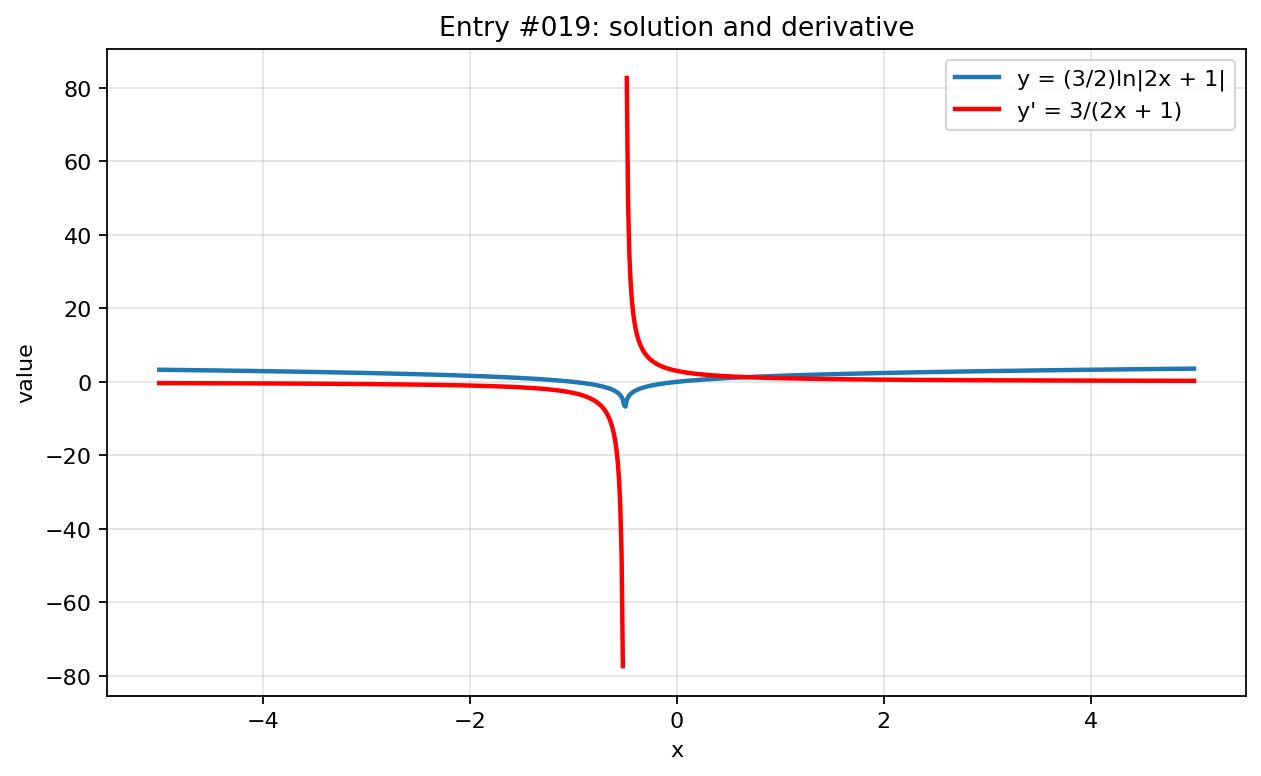

Source code (Python):
import numpy as np
import matplotlib.pyplot as plt

x = np.linspace(-5, 5, 800)

with np.errstate(divide="ignore", invalid="ignore", over="ignore"):
    y = (3/2)*np.log(np.abs(2*x + 1))
    y_prime = 3/(2*x + 1)


def mask(values, limit=100):
    return np.where(np.isfinite(values) & (np.abs(values) <= limit), values, np.nan)

y = mask(y)
y_prime = mask(y_prime)
plt.figure(figsize=(8, 5))
plt.plot(x, y, label="y = (3/2)ln|2x + 1|", linewidth=2)
plt.plot(x, y_prime, label="y' = 3/(2x + 1)", linewidth=2, color="red")
plt.title("Entry #019: solution and derivative")
plt.xlabel("x")
plt.ylabel("value")
plt.grid(True, alpha=0.35)
plt.legend()
plt.tight_layout()
plt.show()
